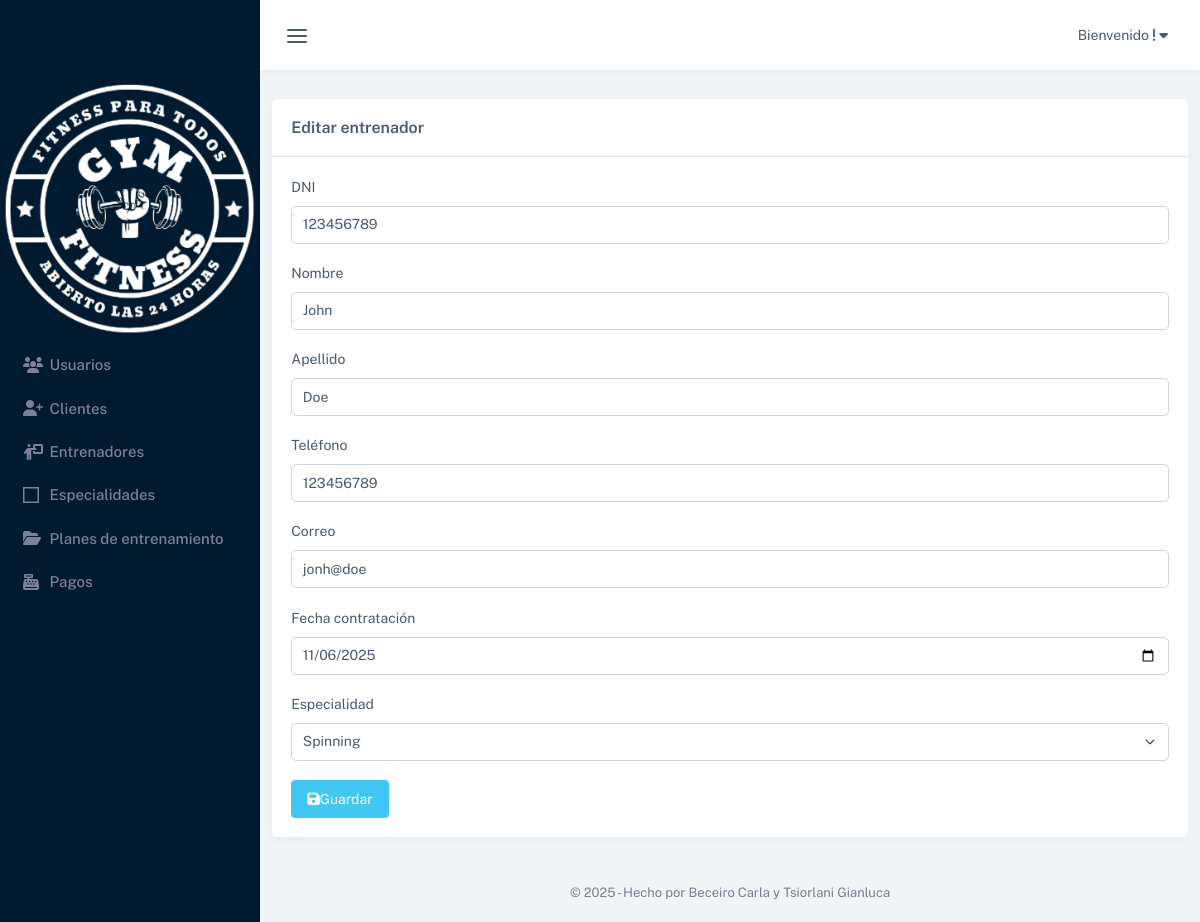
/index.php?pagina=editar_entrenador&id=12 (signed in), run on the app's committed database.
### tables this page shows
CREATE TABLE `entrenadores` (
  `id` int(11) NOT NULL,
  `dni` int(8) DEFAULT NULL,
  `nombre` varchar(50) DEFAULT NULL,
  `apellido` varchar(50) DEFAULT NULL,
  `tel` varchar(20) DEFAULT NULL,
  `email` varchar(50) DEFAULT NULL,
  `contratacion` date DEFAULT NULL,
  `estado` tinyint(1) DEFAULT 0,
  `id_especialidad` int(11) NOT NULL
);

### controladores/controlador.plantilla.php (called while the page is built, shortened)
<?php
class ControladorPlantilla
{
    public function ctrMostrarPlantilla()
    {
        include 'vistas/plantilla.php';
    }
}

### index.php (called while the page is built, shortened)
<?php
require_once 'controladores/controlador.plantilla.php';
require_once 'controladores/controlador.usuarios.php';
require_once 'controladores/controlador.entrenadores.php';
require_once 'controladores/controlador.especialidades.php';
require 'modelos/modelo.entrenadores.php';
require 'modelos/modelo.especialidades.php';
$plantilla = new ControladorPlantilla();
$plantilla->ctrMostrarPlantilla();

### modelos/conexion.php (called while the page is built, shortened)
<?php
class Conexion
{
	static public function conectar()
	{
		try {
			$link = new PDO(
				"mysql:host=" . self::HOST . ";dbname=" . self::DBNAME,
				self::USER,
				self::PASSWORD
			);
			$link->exec("set names utf8");
			return $link;
		} catch (PDOException $e) {
			die("Error en la conexión a la base de datos: " . $e->getMessage());
		}
	}
}

### modelos/modelo.entrenadores.php (called while the page is built, shortened)
<?php
require_once 'conexion.php';
class ModeloEntrenadores
{
    static public function mdlMostrarEntrenadores($item, $valor)
    {
        if ($item != null) {
            try {
                $entrenadores = Conexion::conectar()->prepare("SELECT * FROM entrenadores WHERE $item = :$item");
                $entrenadores->bindParam(":" . $item, $valor, PDO::PARAM_INT);
                $entrenadores->execute();
                return $entrenadores->fetch(PDO::FETCH_ASSOC);
            } catch (Exception $e) {
                return "Error: " . $e->getMessage();
            }
        }
    }
}

### controladores/controlador.entrenadores.php (called while the page is built, shortened)
<?php
class ControladorEntrenadores
{
    static public function ctrMostrarEntrenadores($item, $valor)
    {
        $respuesta = ModeloEntrenadores::mdlMostrarEntrenadores($item, $valor);
        return $respuesta;
    }
}

### modelos/modelo.especialidades.php (called while the page is built, shortened)
<?php
require_once 'conexion.php';
class ModeloEspecialidades
{
    static public function mdlMostrarEspecialidades($item, $valor)
    {
        if ($item != null) {
            try {
                $especialidades = Conexion::conectar()->prepare("SELECT * FROM especialidades WHERE $item = :$item");
                $especialidades->bindParam(":" . $item, $valor, PDO::PARAM_INT);
                $especialidades->execute();
                return $especialidades->fetch(PDO::FETCH_ASSOC);
            } catch (Exception $e) {
                return "Error: " . $e->getMessage();
            }
        } else {
            try {
                $especialidades = Conexion::conectar()->prepare("SELECT * FROM especialidades");
                $especialidades->execute();
                return $especialidades->fetchAll(PDO::FETCH_ASSOC);
            } catch (Exception $e) {
                return "Error: " . $e->getMessage();
            }
        }
    }
}

### controladores/controlador.especialidades.php (called while the page is built, shortened)
<?php
class ControladorEspecialidades
{
    static public function ctrMostrarEspecialidades($item, $valor)
    {
        $respuesta = ModeloEspecialidades::mdlMostrarEspecialidades($item, $valor);
        return $respuesta;
    }
}

### vistas/modulos/editar_entrenador.php (the view, shortened to what this page needs)
<?php
$item = "id";
$valor = $_GET["id"];
$entrenador = ControladorEntrenadores::ctrMostrarEntrenadores($item, $valor);
$especialidades = ControladorEspecialidades::ctrMostrarEspecialidades(null, null);
?>
<div class="col-lg-12 mt-4">
    <div class="card">
        <div class="card-header">
            <h5 class="card-title mb-0">Editar entrenador</h5>
        </div>
        <div class="card-body">
            <form method="POST">
                <div class="mb-3">
                    <label for="dni" class="form-label">DNI</label>
                    <input type="text" name="dni" class="form-control" placeholder="DNI"
                        value="<?php echo $entrenador["dni"]; ?>" required>
                </div>
                <div class="mb-3">
                    <label for="nombre" class="form-label">Nombre</label>
                    <input type="text" id="nombre" name="nombre" class="form-control" placeholder="Nombre"
                        value="<?php echo $entrenador["nombre"]; ?>" required>
                </div>
                <div class="mb-3">
                    <label for="apellido" class="form-label">Apellido</label>
                    <input type="text" id="apellido" name="apellido" class="form-control" placeholder="Apellido"
                        value="<?php echo $entrenador["apellido"]; ?>" required>
                </div>
                <div class="mb-3">
                    <label for="tel" class="form-label">Teléfono</label>
                    <input type="text" id="tel" name="tel" class="form-control"
                        value="<?php echo $entrenador["tel"]; ?>" placeholder="Teléfono" required>
                </div>
                <div class="mb-3">
                    <label for="email" class="form-label">Correo</label>
                    <input type="email" id="email" name="email" class="form-control" placeholder="Correo"
                        value="<?php echo $entrenador["email"]; ?>" required>
                </div>
                <div class="mb-3">
                    <label for="fecha" class="form-label">Fecha contratación</label>
                    <input type="date" name="contratacion" class="form-control" placeholder="Fecha contratación"
                        value="<?php echo $entrenador["contratacion"]; ?>" required>
                </div>
                <div class="mb-3">
                    <label for="id_especialidad" class="form-label">Especialidad</label>
                    <select name="id_especialidad" id="id_especialidad" class="form-select" required>
                        <?php foreach ($especialidades as $especialidad) {
                            $selected = ($especialidad["id_especialidad"] == $entrenador["id_especialidad"]) ? "selected" : "";
                            ?>
                            <option value="<?php echo $especialidad["id_especialidad"]; ?>" <?php echo $selected; ?>>
                                <?php echo $especialidad["nombre_especialidad"]; ?>
                            </option>
                        <?php } ?>
                    </select>
                </div>
                <button class="btn btn-info" type="submit"><i class="fa-solid fa-floppy-disk"></i>Guardar</button>
            </form>
        </div>
    </div>
</div>

### data on the page
entrenadores: dni "123456789", nombre "John", apellido "Doe", tel "123456789", email "jonh@doe", contratacion "11/06/2025"

### other printed values
form field id_especialidad "Spinning"
